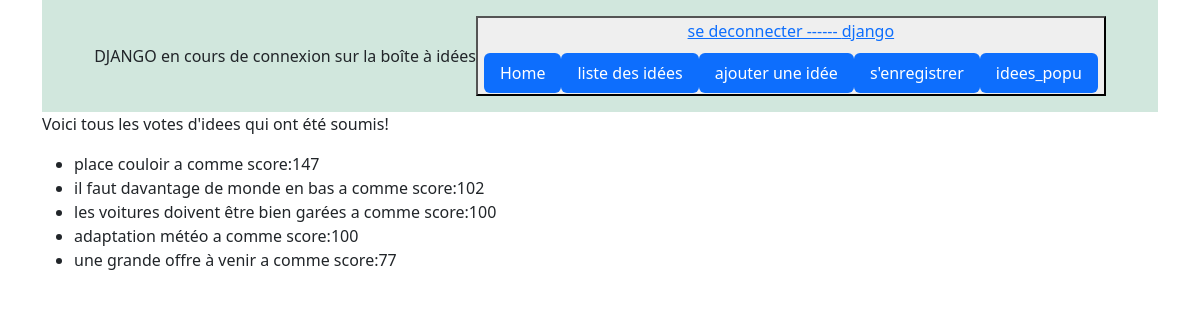
Page /ppale/idees_popu (signed in) on the committed database.
### authenti/models.py (models this page shows)
class User(AbstractUser):
    CREATOR = 'CREATOR'
    SUBSCRIBER = 'SUBSCRIBER'
    ROLE_CHOICES = (
        (CREATOR, 'Créateur'),
        (SUBSCRIBER, 'Abonné'),
)
    role = models.CharField(max_length=30, choices=ROLE_CHOICES, verbose_name='Rôle')
    birth_date= models.DateField (auto_now=False, null=True)    #auto_now: par défault mettre date de maintennat!
    email = models.EmailField(unique=True)

### ppale/models.py (models this page shows)
class Idee(models.Model):
    formulation = models.CharField(max_length=100)
    detail = models.CharField(max_length=200, null=True)
    auteur = models.ForeignKey(User, on_delete=models.CASCADE)
    score = models.IntegerField(default=100, blank=True)
    def __str__(self):
        return f"{self.formulation} "
    class Meta:
        verbose_name_plural = 'Idee'

### ppale/views.py (the view)
# urls.py: path('idees_popu', views.idees_popu, name="idees_popu"),
def idees_popu(request):
    votants=Votant.objects.all()
    ides=Idee.objects.all()
    idees = Idee.objects.order_by('-score')
    for votant in votants:
        idi=votant.idee.id
        print(Idee)
        a=Idee.objects.filter(id=idi)
        print(a)
        if votant.type_vote:
            a.update(score=F('score')+1)
        else:
            a.update(score=F('score')-1)
    return render(request, 'ppale/idees_popu.html', {'votants': votants, 'idee':idees})

### ppale/templates/ppale/idees_popu.html
{% extends 'base.html' %}
{%block content %}
<div class="container">
    <p> Voici tous les votes d'idees qui ont été soumis!</p>
    <ul>
        {% for idi in  idee %}
            <li>
                <a>{{idi.formulation}} a comme score:{{idi.score}}</a>
            </li>
        {% endfor %}
    </ul>
</div>
{% endblock content %}

### templates/includes/header.html (shortened to what this page needs)
<div class="container">
    <header class="d-flex justify-content-center py-3" style="background-color: #d1e7dd;">
        {% if request.user.is_authenticated %}
      <span class="navbar text"> {{user.get_username|upper}} en cours de connexion sur la boîte à idées</span>
      <button type="submit"> <a href="{% url 'logout'%}?next={{request.path}}">se deconnecter   ------    {{user.username}}</a>
      {%  else %}
      <span class="navbar text">pas connecté</span>
      <button type="submit"> <a href={% url 'login'%}>se connecter   ------    </a>
      {% endif %}
      <ul class="nav nav-pills" style="margin-top: 10px;">
        <li class="nav-item"><a href="{% url 'home' %}" class="nav-link active" aria-current="page">Home </a></li>
        {% if request.user.is_authenticated %}
        <li class="nav-item"><a href="{% url 'liste_ideas' %}" class="nav-link active" aria-current="page">liste des idées </a></li>
        <li class="nav-item"><a href="{% url 'creer' %}" class="nav-link active" aria-current="page">ajouter une idée </a></li>
        {% endif %}
        <li class="nav-item"><a href="{% url 'signup' %}" class="nav-link active" aria-current="page">s'enregistrer </a></li>
        <li class="nav-item"><a href="{% url 'idees_popu' %}" class="nav-link active" aria-current="page">idees_popu </a></li>
      </ul>
    </header>
  </div>

### rows in the picture
User: get_username "DJANGO", username "django"
Idee: formulation "place couloir", score "147"
Idee: formulation "il faut davantage de monde en bas", score "102"
Idee: formulation "les voitures doivent être bien garées", score "100"
Idee: formulation "adaptation météo", score "100"
Idee: formulation "une grande offre à venir", score "77"
